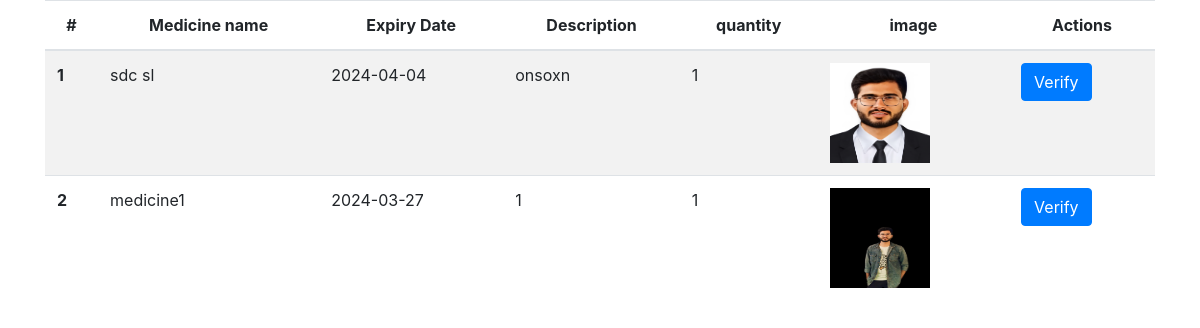
Screenshot of /medicine_verifications/ with the database file from the repository.
### home/models.py (models this page shows, shortened)
class upload_medicine1(models.Model):
    name = models.CharField(max_length=90, null=True)
    mobile_no = models.CharField(max_length=10, null=True)
    email = models.EmailField(max_length=90, null=True)
    expiry_date = models.CharField(max_length=10, null=True)
    image = models.ImageField(upload_to='images', null=True)
    medicine_name = models.CharField(max_length=89, null=True)
    quantity = models.CharField(max_length=90, null=True)
    description = models.CharField(max_length=500, null=True)
    Manufacturing_date = models.CharField(max_length=10, null=True)

### home/views.py (the view)
# urls.py: path('medicine_verifications/',views.medicine_verifications,name='medicine_verifications'),
def medicine_verifications(request):
    medicines = upload_medicine1.objects.all()
    return render(request, 'medical_verifications.html', {'medicines': medicines})

### templates/medical_verifications.html (shortened to what this page needs)
{% load static %}
<!DOCTYPE html>
<html lang="en">
<head>
    <link href="{% static 'css/bootstrap.css' %}" rel="stylesheet">
    <link rel="stylesheet" href="https://cdn.jsdelivr.net/npm/bootstrap@4.6.2/dist/css/bootstrap.min.css">
    <link href="{% static 'css/bootstrap.css' %}" rel="stylesheet">
</head>
<body>
    <div class="container">
      {% if  medicines %}
      <table class="table table-striped">
        <thead style="text-align:center;">
          <tr>
            <th scope="col">#</th>
            <th scope="col">Medicine name</th>
            <th scope="col">Expiry Date</th>
            <th scope="col">Description</th>
            <th scope="col">quantity</th>
            <th scope="col">image</th>
            <th scope="col">Actions</th>
          </tr>
        </thead>
        <tbody>
            {% for fm in medicines  %}
          <tr>
            <th scope="row">{{forloop.counter}}</th>
            <td colspan="">{{fm.medicine_name}}</td>
            <td colspan="">{{fm.expiry_date}}</td>
            <td colspan="">{{fm.description}}</td>
            <td colspan="">{{fm.quantity}}</td>
            <td>
              {% if fm.image %}
                  <img src="{{ fm.image.url }}" alt="" height="100" width="100" class="prod-size">
              {% else %}
                  <img src="{% static 'images/product.png' %}" alt="No Image Uploaded" class="prod-size">
              {% endif %}
          </td>
             <td colspan=""><a href="" class="btn btn-primary" type="submit">Verify</a>  </td>
          </tr>
          {% endfor %}</tbody></table>{% endif %}
    </div></div>
</body>
</html>

### rows the page displays
upload_medicine1: medicine_name "sdc sl", expiry_date "2024-04-04", description "onsoxn", quantity "1", image (picture)
upload_medicine1: medicine_name "medicine1", expiry_date "2024-03-27", description "1", quantity "1", image (picture)
